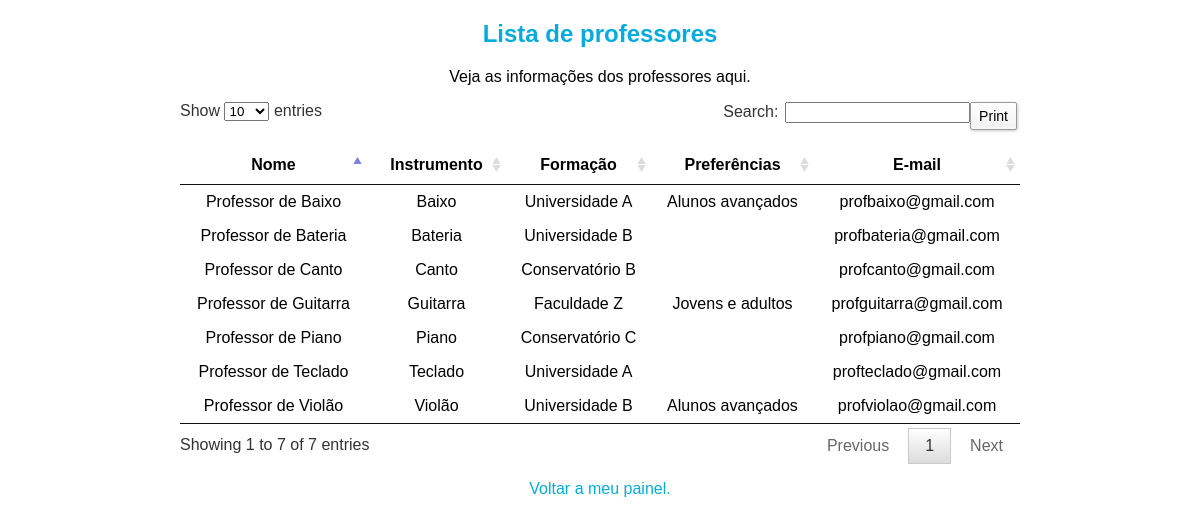
The app's page /onepage/listaDeProfessores.php (signed in) with its own data.
### tables this page shows
CREATE TABLE IF NOT EXISTS `Professor` (
  `usuarioId` int(11) NOT NULL,
  `instrumento` varchar(45) NOT NULL,
  `formacao` varchar(140) NOT NULL,
  `preferencias` varchar(280) DEFAULT NULL,
  PRIMARY KEY (`usuarioId`),
  KEY `fk_professor_usuario_idx` (`usuarioId`)
);

CREATE TABLE IF NOT EXISTS `Usuario` (
  `usuarioId` int(11) NOT NULL AUTO_INCREMENT,
  `nome` varchar(140) NOT NULL,
  `dataNascimento` datetime NOT NULL,
  `rg` varchar(45) NOT NULL,
  `cpf` varchar(45) NOT NULL,
  `endereco` varchar(280) NOT NULL,
  `telefone` varchar(45) NOT NULL,
  `celular` varchar(45) NOT NULL,
  `email` varchar(140) NOT NULL,
  `grauPermissao` int(11) NOT NULL,
  PRIMARY KEY (`usuarioId`)
);

### onepage/php/aplicacao.php (the view, shortened to what this page needs)
<?php
	require_once "login_classes.php";
	class Aplicacao {
	public function todosProfessores() {
		try{
			global $db;
			$select = $db->prepare("SELECT * FROM Usuario INNER JOIN Professor WHERE Usuario.usuarioId = Professor.usuarioId");
			$select->execute();
			$todosProfessores = $select->fetchAll();
			foreach($todosProfessores as $umAluno){
				echo '<tr>';
				echo '<td>'.$umAluno['nome'].'</td>';
				echo '<td>'.$umAluno['instrumento'].'</td>';
				echo '<td>'.$umAluno['formacao'].'</td>';
				echo '<td>'.$umAluno['preferencias'].'</td>';
				echo '<td>'.$umAluno['email'].'</td>';
				echo '</tr>';
			}
		} catch(PDOException $e){
			var_dump($e);
		}
	}
}

### onepage/listaDeProfessores.php (shortened to what this page needs)
<?php
require_once "php/aplicacao.php";
$interface = new Aplicacao();
?>
<!DOCTYPE html>
<html lang="en">
<head>
    <link href="css/jquery.dataTables_themeroller.css" rel="stylesheet">
    <link href="css/jquery.dataTables.min.css" rel="stylesheet">
    <link href="css/dataTables.tableTools.min.css" rel="stylesheet">
    <link href="css/operador.css" rel="stylesheet">
</head>
<body>
    <div id="wrapper">
		<section id="listaAlunos" class="section-white">
            <h1 class="tituloPagina">Lista de professores</h1>
            <p>Veja as informações dos professores aqui.</p>
            <table id="verTodosAlunos">
                <thead>
                    <tr>
                        <th>Nome</th>
                        <th>Instrumento</th>
                        <th>Formação</th>
                        <th>Preferências</th>
                        <th>E-mail</th>
                    </tr>
                </thead>
                <tbody>
                    <?php $interface->todosProfessores() ?>
                </tbody>
            </table>
            <p><a href="meuPainel.php">Voltar a meu painel.</a></p>
        </section>
    </div>
</body>
</html>

### onepage/css/operador.css (style rules this page uses)
html { width: 100%; height: 100%; margin: 0; padding: 0; font-family: "Baron Neue",sans-serif; }
body { width: 100%; margin: 0; padding: 0; }
a { color: #03ACDC; text-decoration: none; }
#wrapper { width: 100%; }
.section-white { width: 70%; margin: auto; text-align: center; }
.tituloPagina { color: rgba(3,172,220,1); font-family: "Baron Neue",sans-serif; font-size: 32; }

### records on screen
professor: usuarioId.nome "Professor de Baixo", instrumento "Baixo", formacao "Universidade A", preferencias "Alunos avançados", usuarioId.email "profbaixo@gmail.com"
professor: usuarioId.nome "Professor de Bateria", instrumento "Bateria", formacao "Universidade B", usuarioId.email "profbateria@gmail.com"
professor: usuarioId.nome "Professor de Canto", instrumento "Canto", formacao "Conservatório B", usuarioId.email "profcanto@gmail.com"
professor: usuarioId.nome "Professor de Guitarra", instrumento "Guitarra", formacao "Faculdade Z", preferencias "Jovens e adultos", usuarioId.email "profguitarra@gmail.com"
professor: usuarioId.nome "Professor de Piano", instrumento "Piano", formacao "Conservatório C", usuarioId.email "profpiano@gmail.com"
professor: usuarioId.nome "Professor de Teclado", instrumento "Teclado", formacao "Universidade A", usuarioId.email "profteclado@gmail.com"
professor: usuarioId.nome "Professor de Violão", instrumento "Violão", formacao "Universidade B", preferencias "Alunos avançados", usuarioId.email "profviolao@gmail.com"
